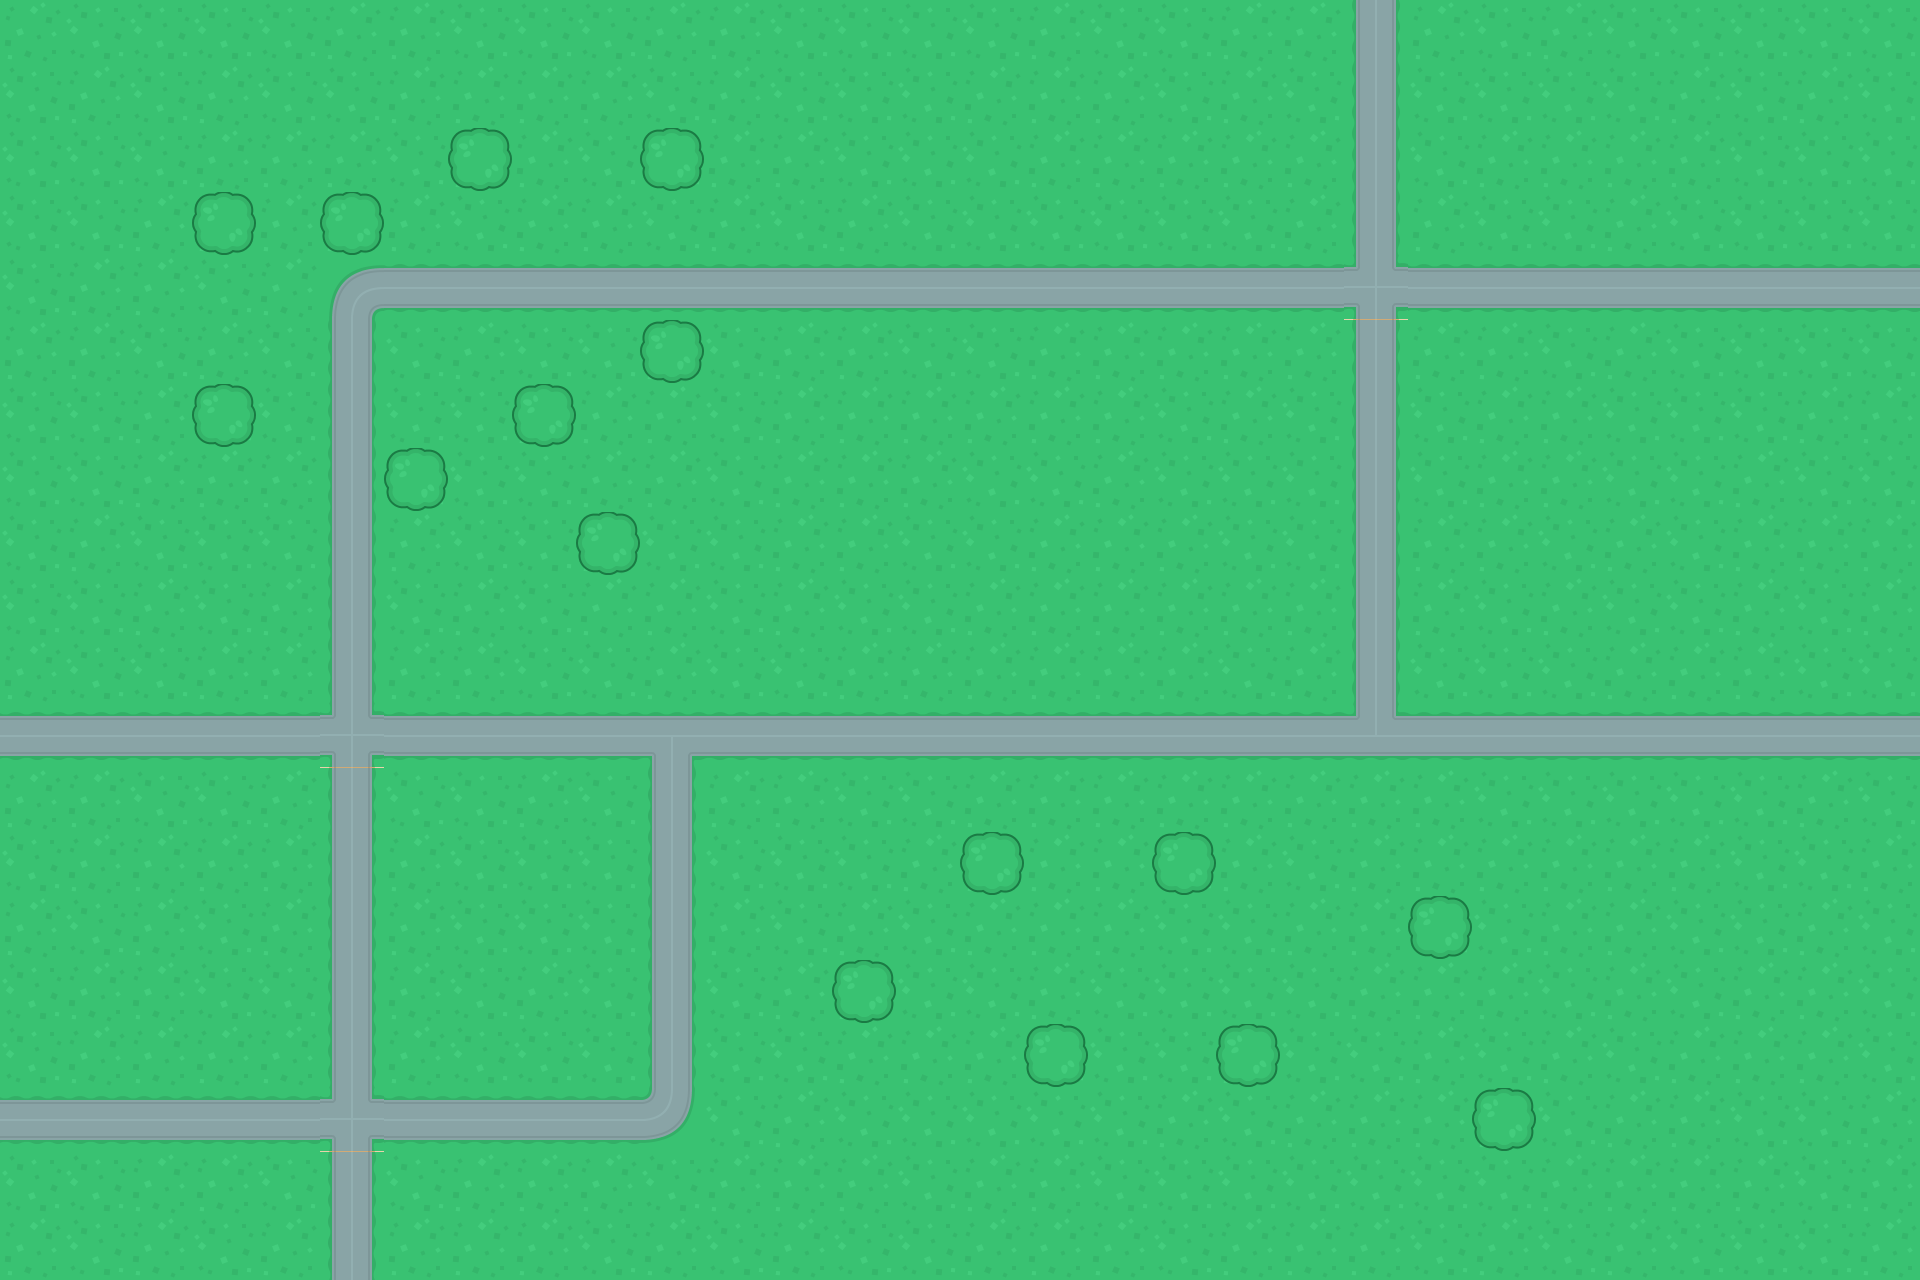

This game map was drawn from its Tiled (.tmx) file and the tilesets committed beside it. A one-line description and the full map source follow:
An orthogonal 30x20 tile map with 64x64 px tiles, 2 tile layers (Ground, Trees).

<map version="1.2" tiledversion="2019.05.08" orientation="orthogonal" renderorder="right-down" width="30" height="20" tilewidth="64" tileheight="64" infinite="0" nextlayerid="3" nextobjectid="1">
 <tileset firstgid="1" source="../allSprites_default.tsx" />
 <layer id="1" name="Ground" width="30" height="20">
  <data encoding="csv">
44,52,52,52,52,44,44,52,52,52,44,44,52,52,52,52,44,52,52,44,44,28,44,52,44,52,52,52,52,52,
52,44,52,44,52,52,44,44,44,44,52,44,52,52,52,44,44,44,52,44,52,28,52,52,52,52,44,52,44,52,
52,52,52,44,44,44,52,44,44,52,52,44,44,52,52,52,44,44,44,44,44,28,52,44,44,44,44,52,52,52,
52,52,44,44,44,44,44,52,44,44,52,44,52,44,52,52,52,52,52,52,44,28,44,52,52,44,52,52,52,52,
52,44,44,52,44,50,18,18,18,18,18,18,18,18,18,18,18,18,18,18,18,41,18,18,18,18,18,18,18,18,
44,44,52,44,52,28,52,44,52,52,44,52,44,44,52,52,44,44,44,44,44,28,44,44,52,44,52,52,52,52,
52,52,44,52,52,28,52,52,44,44,44,52,44,44,44,44,44,44,52,44,52,28,52,44,44,52,52,52,44,44,
52,52,44,44,44,28,52,52,52,44,44,52,44,44,44,52,52,44,52,52,52,28,52,44,44,52,52,44,52,52,
52,44,52,52,52,28,44,52,52,44,52,52,44,44,52,52,44,44,44,52,52,28,44,44,52,44,52,44,44,44,
52,52,44,52,44,28,52,44,52,44,44,52,44,52,52,44,44,44,44,44,44,28,44,52,44,52,52,44,52,44,
44,52,52,44,44,28,44,44,52,52,44,52,52,44,44,44,44,44,44,52,44,28,52,52,52,44,44,44,52,52,
18,18,18,18,18,41,18,18,18,18,10,18,18,18,18,18,18,18,18,18,18,20,18,18,18,18,18,18,18,18,
44,44,52,52,44,28,52,52,44,52,28,44,44,52,52,44,44,44,44,44,44,44,44,52,52,52,52,52,44,52,
52,44,44,44,44,28,44,52,52,52,28,52,52,52,44,44,44,44,52,44,52,44,44,44,44,44,44,52,52,44,
44,52,44,52,44,28,44,52,52,52,28,44,52,44,52,44,44,44,52,52,44,44,52,52,44,44,52,52,44,52,
52,44,44,52,52,28,44,52,44,52,28,52,44,44,52,52,44,52,52,52,52,44,44,44,52,44,52,44,44,52,
52,44,44,44,44,28,44,52,52,52,28,52,52,44,44,44,52,52,52,44,52,52,44,52,44,52,44,44,44,52,
18,18,18,18,18,41,18,18,18,18,9,52,44,52,52,52,52,52,44,52,44,44,44,44,52,44,44,52,52,44,
52,52,44,44,52,28,52,44,44,44,52,44,44,44,52,44,44,52,52,52,52,52,52,52,44,44,44,44,52,44,
44,52,44,52,44,28,44,44,44,52,44,52,44,52,52,44,44,44,52,44,44,44,52,44,52,44,52,52,52,44
</data>
 </layer>
 <layer id="2" name="Trees" width="30" height="20">
  <data encoding="csv">
0,0,0,0,0,0,0,0,0,0,0,0,0,0,0,0,0,0,0,0,0,0,0,0,0,0,0,0,0,0,
0,0,0,0,0,0,0,0,0,0,0,0,0,0,0,0,0,0,0,0,0,0,0,0,0,0,0,0,0,0,
0,0,0,0,0,0,0,57,0,0,57,0,0,0,0,0,0,0,0,0,0,0,0,0,0,0,0,0,0,0,
0,0,0,57,0,57,0,0,0,0,0,0,0,0,0,0,0,0,0,0,0,0,0,0,0,0,0,0,0,0,
0,0,0,0,0,0,0,0,0,0,0,0,0,0,0,0,0,0,0,0,0,0,0,0,0,0,0,0,0,0,
0,0,0,0,0,0,0,0,0,0,57,0,0,0,0,0,0,0,0,0,0,0,0,0,0,0,0,0,0,0,
0,0,0,57,0,0,0,0,57,0,0,0,0,0,0,0,0,0,0,0,0,0,0,0,0,0,0,0,0,0,
0,0,0,0,0,0,57,0,0,0,0,0,0,0,0,0,0,0,0,0,0,0,0,0,0,0,0,0,0,0,
0,0,0,0,0,0,0,0,0,57,0,0,0,0,0,0,0,0,0,0,0,0,0,0,0,0,0,0,0,0,
0,0,0,0,0,0,0,0,0,0,0,0,0,0,0,0,0,0,0,0,0,0,0,0,0,0,0,0,0,0,
0,0,0,0,0,0,0,0,0,0,0,0,0,0,0,0,0,0,0,0,0,0,0,0,0,0,0,0,0,0,
0,0,0,0,0,0,0,0,0,0,0,0,0,0,0,0,0,0,0,0,0,0,0,0,0,0,0,0,0,0,
0,0,0,0,0,0,0,0,0,0,0,0,0,0,0,0,0,0,0,0,0,0,0,0,0,0,0,0,0,0,
0,0,0,0,0,0,0,0,0,0,0,0,0,0,0,57,0,0,57,0,0,0,0,0,0,0,0,0,0,0,
0,0,0,0,0,0,0,0,0,0,0,0,0,0,0,0,0,0,0,0,0,0,57,0,0,0,0,0,0,0,
0,0,0,0,0,0,0,0,0,0,0,0,0,57,0,0,0,0,0,0,0,0,0,0,0,0,0,0,0,0,
0,0,0,0,0,0,0,0,0,0,0,0,0,0,0,0,57,0,0,57,0,0,0,0,0,0,0,0,0,0,
0,0,0,0,0,0,0,0,0,0,0,0,0,0,0,0,0,0,0,0,0,0,0,57,0,0,0,0,0,0,
0,0,0,0,0,0,0,0,0,0,0,0,0,0,0,0,0,0,0,0,0,0,0,0,0,0,0,0,0,0,
0,0,0,0,0,0,0,0,0,0,0,0,0,0,0,0,0,0,0,0,0,0,0,0,0,0,0,0,0,0
</data>
 </layer>
</map>
